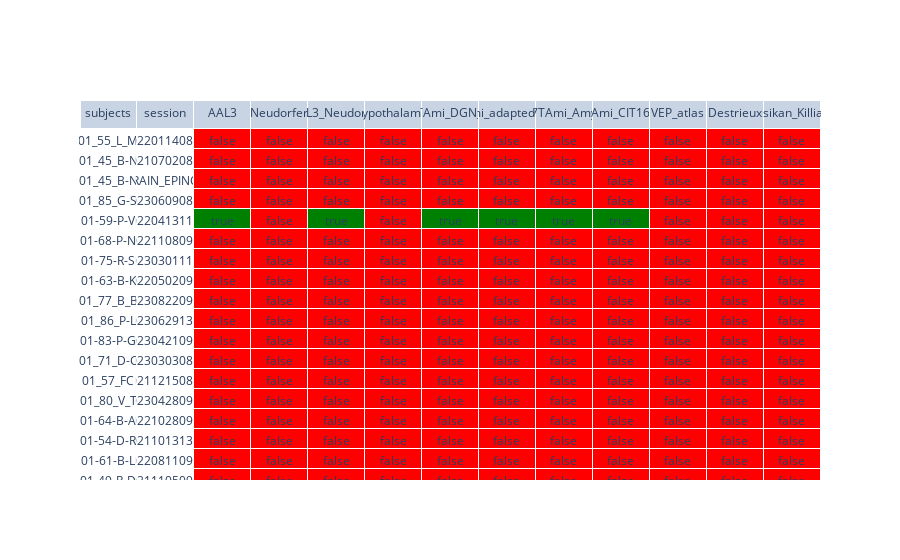

Notebook code cell kept with this figure:
### Code cell
cell_colors = [['white' if j == 0 or j == 1 else 'green' if val else 'red' for val in my_dataframe[col]] for j, col in enumerate(my_dataframe.columns)]

fig = go.Figure(data=[go.Table(
    header=dict(values=list(my_dataframe.columns)),
    cells=dict(values=[my_dataframe[col] for col in my_dataframe.columns],
               fill_color=cell_colors)
               )])

fig.show()

### Figure 1 — Plotly figure (JSON) as saved in the notebook; plotly's stock layout.template omitted (floating-point values rounded to 4 significant figures; data arrays with more than 128 entries replaced by an {"elided": "..."} marker saying what was removed)
{"data": [{"cells": {"fill": {"color": {"elided": "13x34 str values"}}, "values": {"elided": "13x34 mixed values"}}, "header": {"values": ["subjects", "session", "AAL3", "Neudorfer", "AAL3_Neudorfer", "Hypothalamus", "atlas_7TAmi_DGN_SBA_v9", "atlas_7TAmi_adapted_eMorel_v9", "atlas_7TAmi_Amygdala", "atlas_7TAmi_CIT168_AMYG", "VEP_atlas", "Destrieux", "Desikan_Killiany"]}, "type": "table"}], "layout": {}}
